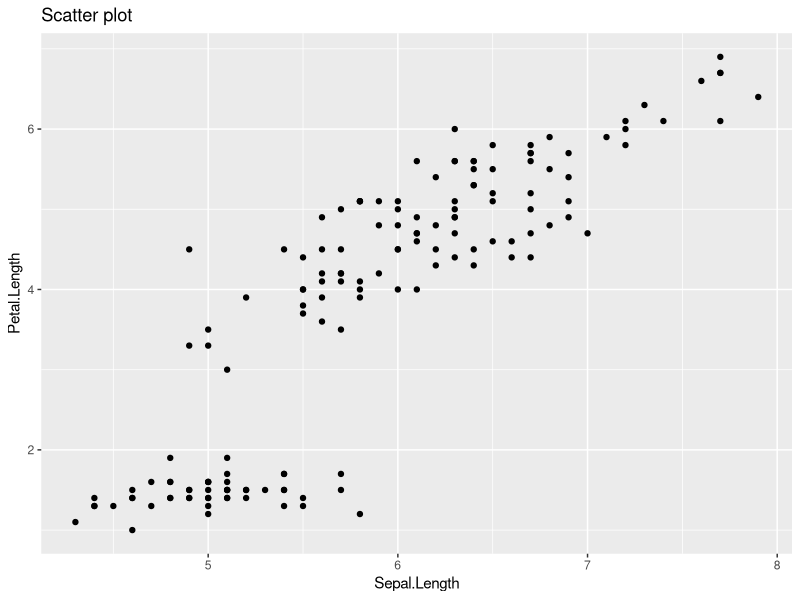
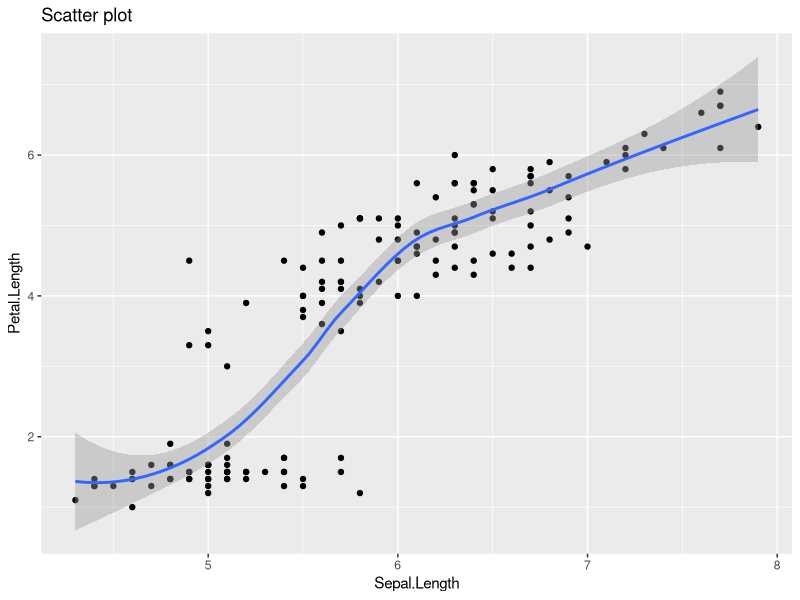
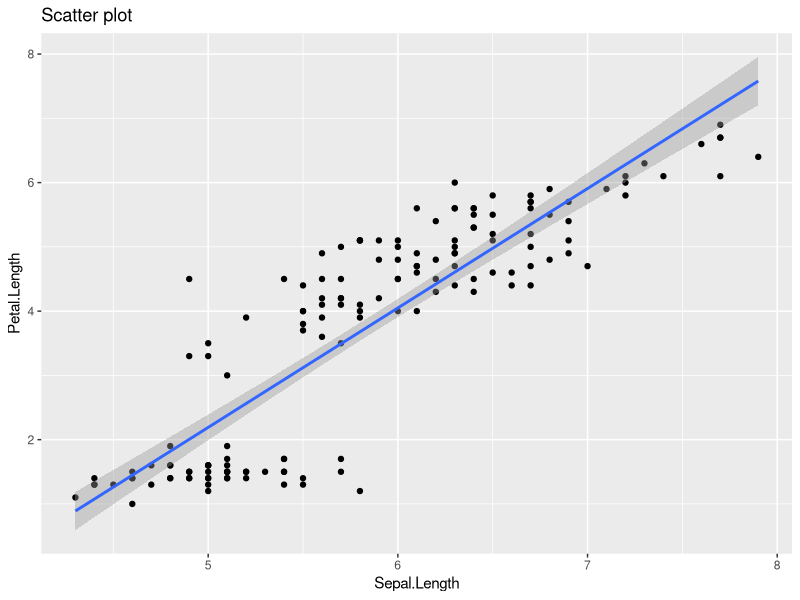

These figures' R source, in order:
#Data Visualization using ggplot2
#ggplot2 is part of the collection of packages within tidyverse.

#Import Farm_system.xlsx and Child_data.xlsx into R.

library(readxl)
library(tidyverse)
Farm <- read_excel("Farm_system.xlsx")
child_data <- read_excel("Child_data.xlsx")

#load R dataset iris
data(iris)
iris

#Plot a scatter plot Sepal.Length and Petal.Length
ggplot(iris, aes(x=Sepal.Length, y=Petal.Length)) + 
  geom_point() + 
  labs(title= "Scatter plot", x= "Sepal.Length",y= "Petal.Length")

#Add smooth line
ggplot(iris, aes(x=Sepal.Length, y=Petal.Length)) + 
  geom_point() + 
  geom_smooth()+
  labs(title= "Scatter plot", x= "Sepal.Length",y= "Petal.Length")

#Add straight line
ggplot(iris, aes(x=Sepal.Length, y=Petal.Length)) + 
  geom_point() + 
  geom_smooth(method="lm")+
  labs(title= "Scatter plot", x= "Sepal.Length",y= "Petal.Length")



